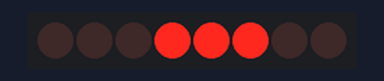
Recording of a sketch running on a simulated Arduino Uno, built with avr-gcc and run on an emulated ATmega328P. Shown: 8 shift-register outputs drawn as a row of LEDs (first output left, lit = HIGH). Wiring (inferred from the names in the program): shift register (74HC595): data pin 11; shift clock pin 12; latch pin 8. Wiring (inferred from the signals the program sends): row of LEDs: on Q0, Q1, Q2, Q3, Q4, Q5, Q6, Q7.

Above: at 0.5 s.
At 3.5 s:
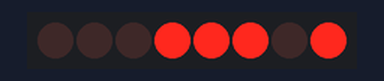
Timing chart, 0 to 4.6 s (numbered marks = the images above):
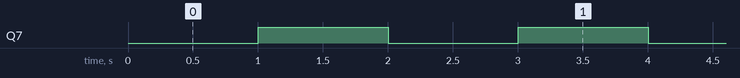

The sketch:

tw1264-numbers.ino
```cpp
int rck_pin = 8;
int srck_pin = 12;
int serin_pin = 11;
int digits[10] = {
	4+8+16+32+64+128,
	32+64,
	128+64+2+8+16,
	64+32+2+16+128,
	4+2+32+64,
	128+4+2+32+16,
	128+4+2+8+32+16,
	64+32+128,
	128+4+64+2+8+32+16,
	128+4+2+64+32+16
};

void setup() {
  pinMode(rck_pin, OUTPUT);
  pinMode(srck_pin, OUTPUT);
  pinMode(serin_pin, OUTPUT);
}

void loop() {
  for (int digit=0; digit<=9; digit++)
  {
    digitalWrite(rck_pin, LOW);
    shiftOut(serin_pin, srck_pin, LSBFIRST, 28+0*digits[digit]+(digit%2));
    digitalWrite(rck_pin, HIGH);
    delay(1000);
  }
}
```

Measured:
- by itself, Q7: alternates HIGH for 1.0 s and LOW for 1.0 s
